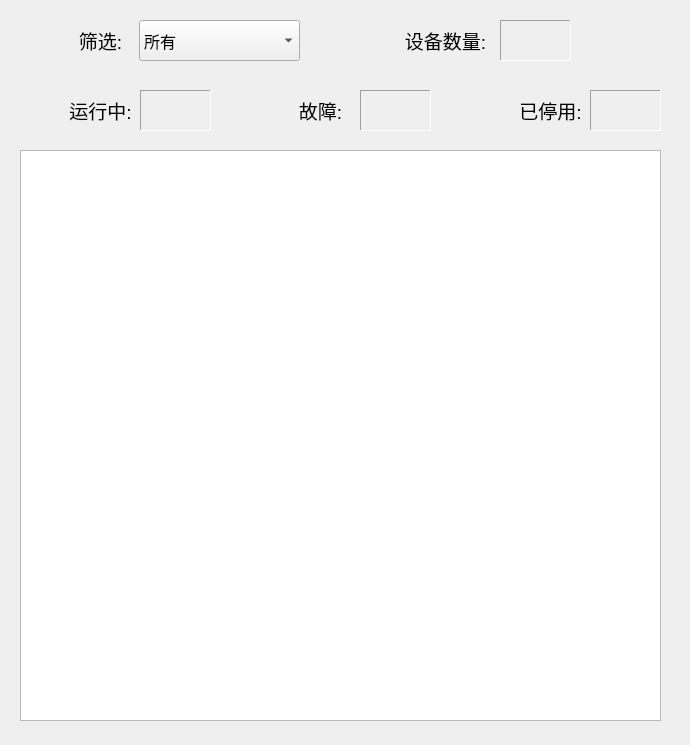
<?xml version="1.0" encoding="UTF-8"?>
<ui version="4.0">
 <class>EquipShow</class>
 <widget class="QWidget" name="EquipShow">
  <property name="geometry">
   <rect>
    <x>0</x>
    <y>0</y>
    <width>690</width>
    <height>745</height>
   </rect>
  </property>
  <property name="windowTitle">
   <string>Form</string>
  </property>
  <widget class="QTableWidget" name="tableWidget">
   <property name="geometry">
    <rect>
     <x>20</x>
     <y>150</y>
     <width>641</width>
     <height>571</height>
    </rect>
   </property>
  </widget>
  <widget class="QLabel" name="work">
   <property name="geometry">
    <rect>
     <x>140</x>
     <y>90</y>
     <width>71</width>
     <height>41</height>
    </rect>
   </property>
   <property name="font">
    <font>
     <pointsize>14</pointsize>
    </font>
   </property>
   <property name="frameShape">
    <enum>QFrame::Panel</enum>
   </property>
   <property name="frameShadow">
    <enum>QFrame::Sunken</enum>
   </property>
   <property name="text">
    <string/>
   </property>
   <property name="alignment">
    <set>Qt::AlignCenter</set>
   </property>
  </widget>
  <widget class="QLabel" name="label_3">
   <property name="geometry">
    <rect>
     <x>60</x>
     <y>90</y>
     <width>81</width>
     <height>41</height>
    </rect>
   </property>
   <property name="font">
    <font>
     <pointsize>14</pointsize>
    </font>
   </property>
   <property name="text">
    <string>运行中:</string>
   </property>
   <property name="alignment">
    <set>Qt::AlignCenter</set>
   </property>
  </widget>
  <widget class="QLabel" name="died">
   <property name="geometry">
    <rect>
     <x>590</x>
     <y>90</y>
     <width>71</width>
     <height>41</height>
    </rect>
   </property>
   <property name="font">
    <font>
     <pointsize>14</pointsize>
    </font>
   </property>
   <property name="frameShape">
    <enum>QFrame::Panel</enum>
   </property>
   <property name="frameShadow">
    <enum>QFrame::Sunken</enum>
   </property>
   <property name="text">
    <string/>
   </property>
   <property name="alignment">
    <set>Qt::AlignCenter</set>
   </property>
  </widget>
  <widget class="QLabel" name="label_5">
   <property name="geometry">
    <rect>
     <x>470</x>
     <y>90</y>
     <width>41</width>
     <height>41</height>
    </rect>
   </property>
   <property name="font">
    <font>
     <pointsize>14</pointsize>
    </font>
   </property>
   <property name="styleSheet">
    <string notr="true">image: url(:/new/prefix1/Cha.png);</string>
   </property>
   <property name="text">
    <string/>
   </property>
   <property name="alignment">
    <set>Qt::AlignCenter</set>
   </property>
  </widget>
  <widget class="QComboBox" name="comboBox">
   <property name="geometry">
    <rect>
     <x>139</x>
     <y>20</y>
     <width>161</width>
     <height>41</height>
    </rect>
   </property>
   <property name="font">
    <font>
     <pointsize>12</pointsize>
    </font>
   </property>
   <property name="autoFillBackground">
    <bool>false</bool>
   </property>
   <property name="iconSize">
    <size>
     <width>30</width>
     <height>30</height>
    </size>
   </property>
   <item>
    <property name="text">
     <string>所有</string>
    </property>
    <property name="icon">
     <iconset resource="icons.qrc">
      <normaloff>:/new/con1/SheBei.png</normaloff>:/new/con1/SheBei.png</iconset>
    </property>
   </item>
   <item>
    <property name="text">
     <string>车流探测器</string>
    </property>
    <property name="icon">
     <iconset resource="icons.qrc">
      <normaloff>:/new/con1/Che.png</normaloff>:/new/con1/Che.png</iconset>
    </property>
   </item>
   <item>
    <property name="text">
     <string>4G探针</string>
    </property>
    <property name="icon">
     <iconset resource="icons.qrc">
      <normaloff>:/new/con1/Ren.png</normaloff>:/new/con1/Ren.png</iconset>
    </property>
   </item>
   <item>
    <property name="text">
     <string>监控摄像头</string>
    </property>
    <property name="icon">
     <iconset resource="icons.qrc">
      <normaloff>:/new/con1/JianKong.png</normaloff>:/new/con1/JianKong.png</iconset>
    </property>
   </item>
  </widget>
  <widget class="QLabel" name="label">
   <property name="geometry">
    <rect>
     <x>60</x>
     <y>20</y>
     <width>81</width>
     <height>41</height>
    </rect>
   </property>
   <property name="font">
    <font>
     <pointsize>14</pointsize>
    </font>
   </property>
   <property name="text">
    <string>筛选:</string>
   </property>
   <property name="alignment">
    <set>Qt::AlignCenter</set>
   </property>
  </widget>
  <widget class="QLabel" name="label_6">
   <property name="geometry">
    <rect>
     <x>20</x>
     <y>90</y>
     <width>41</width>
     <height>41</height>
    </rect>
   </property>
   <property name="font">
    <font>
     <pointsize>14</pointsize>
    </font>
   </property>
   <property name="styleSheet">
    <string notr="true">image: url(:/new/prefix1/DuiHao.png);</string>
   </property>
   <property name="text">
    <string/>
   </property>
   <property name="alignment">
    <set>Qt::AlignCenter</set>
   </property>
  </widget>
  <widget class="QLabel" name="sum">
   <property name="geometry">
    <rect>
     <x>500</x>
     <y>20</y>
     <width>71</width>
     <height>41</height>
    </rect>
   </property>
   <property name="font">
    <font>
     <pointsize>14</pointsize>
    </font>
   </property>
   <property name="frameShape">
    <enum>QFrame::Panel</enum>
   </property>
   <property name="frameShadow">
    <enum>QFrame::Sunken</enum>
   </property>
   <property name="text">
    <string/>
   </property>
   <property name="alignment">
    <set>Qt::AlignCenter</set>
   </property>
  </widget>
  <widget class="QLabel" name="label_4">
   <property name="geometry">
    <rect>
     <x>510</x>
     <y>90</y>
     <width>81</width>
     <height>41</height>
    </rect>
   </property>
   <property name="font">
    <font>
     <pointsize>14</pointsize>
    </font>
   </property>
   <property name="text">
    <string>已停用:</string>
   </property>
   <property name="alignment">
    <set>Qt::AlignCenter</set>
   </property>
  </widget>
  <widget class="QLabel" name="label_2">
   <property name="geometry">
    <rect>
     <x>390</x>
     <y>20</y>
     <width>111</width>
     <height>41</height>
    </rect>
   </property>
   <property name="font">
    <font>
     <pointsize>14</pointsize>
    </font>
   </property>
   <property name="text">
    <string>设备数量:</string>
   </property>
   <property name="alignment">
    <set>Qt::AlignCenter</set>
   </property>
  </widget>
  <widget class="QLabel" name="label_7">
   <property name="geometry">
    <rect>
     <x>20</x>
     <y>20</y>
     <width>41</width>
     <height>41</height>
    </rect>
   </property>
   <property name="font">
    <font>
     <pointsize>14</pointsize>
    </font>
   </property>
   <property name="styleSheet">
    <string notr="true">image: url(:/new/prefix1/ShaiXuan.png);</string>
   </property>
   <property name="text">
    <string/>
   </property>
   <property name="alignment">
    <set>Qt::AlignCenter</set>
   </property>
  </widget>
  <widget class="QLabel" name="fault">
   <property name="geometry">
    <rect>
     <x>360</x>
     <y>90</y>
     <width>71</width>
     <height>41</height>
    </rect>
   </property>
   <property name="font">
    <font>
     <pointsize>14</pointsize>
    </font>
   </property>
   <property name="frameShape">
    <enum>QFrame::Panel</enum>
   </property>
   <property name="frameShadow">
    <enum>QFrame::Sunken</enum>
   </property>
   <property name="text">
    <string/>
   </property>
   <property name="alignment">
    <set>Qt::AlignCenter</set>
   </property>
  </widget>
  <widget class="QLabel" name="label_8">
   <property name="geometry">
    <rect>
     <x>240</x>
     <y>90</y>
     <width>41</width>
     <height>41</height>
    </rect>
   </property>
   <property name="font">
    <font>
     <pointsize>14</pointsize>
    </font>
   </property>
   <property name="styleSheet">
    <string notr="true">image: url(:/new/prefix1/JianHao.png);</string>
   </property>
   <property name="text">
    <string/>
   </property>
   <property name="alignment">
    <set>Qt::AlignCenter</set>
   </property>
  </widget>
  <widget class="QLabel" name="label_9">
   <property name="geometry">
    <rect>
     <x>280</x>
     <y>90</y>
     <width>81</width>
     <height>41</height>
    </rect>
   </property>
   <property name="font">
    <font>
     <pointsize>14</pointsize>
    </font>
   </property>
   <property name="text">
    <string>故障:</string>
   </property>
   <property name="alignment">
    <set>Qt::AlignCenter</set>
   </property>
  </widget>
 </widget>
 <resources>
  <include location="icons.qrc"/>
 </resources>
 <connections/>
</ui>
